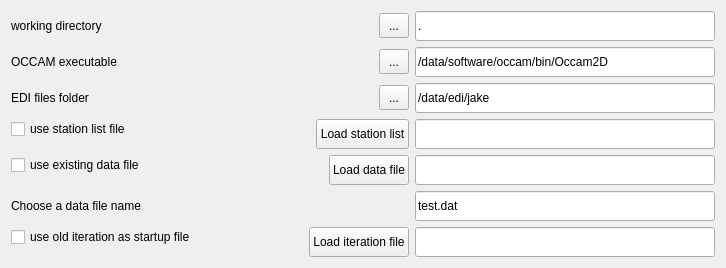
  <widget class="QWidget" name="">
   <property name="geometry">
    <rect>
     <x>142</x>
     <y>26</y>
     <width>726</width>
     <height>262</height>
    </rect>
   </property>
   <layout class="QFormLayout" name="formLayout_9">
    <item row="0" column="0">
     <layout class="QHBoxLayout" name="horizontalLayout_8">
      <item>
       <widget class="QLabel" name="label_2">
        <property name="sizePolicy">
         <sizepolicy hsizetype="Preferred" vsizetype="MinimumExpanding">
          <horstretch>0</horstretch>
          <verstretch>0</verstretch>
         </sizepolicy>
        </property>
        <property name="text">
         <string>working directory</string>
        </property>
       </widget>
      </item>
      <item>
       <spacer name="horizontalSpacer_40">
        <property name="orientation">
         <enum>Qt::Horizontal</enum>
        </property>
        <property name="sizeHint" stdset="0">
         <size>
          <width>40</width>
          <height>20</height>
         </size>
        </property>
       </spacer>
      </item>
     </layout>
    </item>
    <item row="0" column="1">
     <layout class="QHBoxLayout" name="horizontalLayout">
      <item>
       <spacer name="horizontalSpacer_5">
        <property name="orientation">
         <enum>Qt::Horizontal</enum>
        </property>
        <property name="sizeHint" stdset="0">
         <size>
          <width>40</width>
          <height>20</height>
         </size>
        </property>
       </spacer>
      </item>
      <item>
       <widget class="QToolButton" name="button_browse_wd">
        <property name="sizePolicy">
         <sizepolicy hsizetype="Fixed" vsizetype="Fixed">
          <horstretch>0</horstretch>
          <verstretch>0</verstretch>
         </sizepolicy>
        </property>
        <property name="minimumSize">
         <size>
          <width>30</width>
          <height>25</height>
         </size>
        </property>
        <property name="maximumSize">
         <size>
          <width>30</width>
          <height>25</height>
         </size>
        </property>
        <property name="text">
         <string>...</string>
        </property>
       </widget>
      </item>
      <item>
       <widget class="QLineEdit" name="lineEdit_browse_wd">
        <property name="minimumSize">
         <size>
          <width>300</width>
          <height>30</height>
         </size>
        </property>
        <property name="maximumSize">
         <size>
          <width>500</width>
          <height>30</height>
         </size>
        </property>
        <property name="text">
         <string>.</string>
        </property>
       </widget>
      </item>
     </layout>
    </item>
    <item row="1" column="0">
     <layout class="QHBoxLayout" name="horizontalLayout_9">
      <item>
       <widget class="QLabel" name="label_5">
        <property name="text">
         <string>OCCAM executable</string>
        </property>
       </widget>
      </item>
      <item>
       <spacer name="horizontalSpacer_41">
        <property name="orientation">
         <enum>Qt::Horizontal</enum>
        </property>
        <property name="sizeHint" stdset="0">
         <size>
          <width>40</width>
          <height>20</height>
         </size>
        </property>
       </spacer>
      </item>
     </layout>
    </item>
    <item row="1" column="1">
     <layout class="QHBoxLayout" name="horizontalLayout_2">
      <item>
       <spacer name="horizontalSpacer_3">
        <property name="orientation">
         <enum>Qt::Horizontal</enum>
        </property>
        <property name="sizeHint" stdset="0">
         <size>
          <width>40</width>
          <height>20</height>
         </size>
        </property>
       </spacer>
      </item>
      <item>
       <widget class="QToolButton" name="button_browse_occam">
        <property name="sizePolicy">
         <sizepolicy hsizetype="Fixed" vsizetype="Fixed">
          <horstretch>0</horstretch>
          <verstretch>0</verstretch>
         </sizepolicy>
        </property>
        <property name="minimumSize">
         <size>
          <width>30</width>
          <height>25</height>
         </size>
        </property>
        <property name="maximumSize">
         <size>
          <width>30</width>
          <height>25</height>
         </size>
        </property>
        <property name="text">
         <string>...</string>
        </property>
       </widget>
      </item>
      <item>
       <widget class="QLineEdit" name="lineEdit_browse_occam">
        <property name="minimumSize">
         <size>
          <width>300</width>
          <height>30</height>
         </size>
        </property>
        <property name="maximumSize">
         <size>
          <width>500</width>
          <height>30</height>
         </size>
        </property>
        <property name="text">
         <string>/data/software/occam/bin/Occam2D</string>
        </property>
       </widget>
      </item>
     </layout>
    </item>
    <item row="2" column="0">
     <layout class="QHBoxLayout" name="horizontalLayout_10">
      <item>
       <widget class="QLabel" name="label_28">
        <property name="sizePolicy">
         <sizepolicy hsizetype="Preferred" vsizetype="MinimumExpanding">
          <horstretch>0</horstretch>
          <verstretch>0</verstretch>
         </sizepolicy>
        </property>
        <property name="text">
         <string>EDI files folder</string>
        </property>
       </widget>
      </item>
      <item>
       <spacer name="horizontalSpacer_42">
        <property name="orientation">
         <enum>Qt::Horizontal</enum>
        </property>
        <property name="sizeHint" stdset="0">
         <size>
          <width>40</width>
          <height>20</height>
         </size>
        </property>
       </spacer>
      </item>
     </layout>
    </item>
    <item row="2" column="1">
     <layout class="QHBoxLayout" name="horizontalLayout_3">
      <item>
       <spacer name="horizontalSpacer_10">
        <property name="orientation">
         <enum>Qt::Horizontal</enum>
        </property>
        <property name="sizeHint" stdset="0">
         <size>
          <width>40</width>
          <height>20</height>
         </size>
        </property>
       </spacer>
      </item>
      <item>
       <widget class="QToolButton" name="button_browse_edis">
        <property name="sizePolicy">
         <sizepolicy hsizetype="Fixed" vsizetype="Fixed">
          <horstretch>0</horstretch>
          <verstretch>0</verstretch>
         </sizepolicy>
        </property>
        <property name="minimumSize">
         <size>
          <width>30</width>
          <height>25</height>
         </size>
        </property>
        <property name="maximumSize">
         <size>
          <width>30</width>
          <height>25</height>
         </size>
        </property>
        <property name="text">
         <string>...</string>
        </property>
       </widget>
      </item>
      <item>
       <widget class="QLineEdit" name="lineEdit_browse_edis">
        <property name="minimumSize">
         <size>
          <width>300</width>
          <height>30</height>
         </size>
        </property>
        <property name="maximumSize">
         <size>
          <width>500</width>
          <height>30</height>
         </size>
        </property>
        <property name="text">
         <string>/data/edi/jake</string>
        </property>
       </widget>
      </item>
     </layout>
    </item>
    <item row="3" column="0">
     <layout class="QHBoxLayout" name="horizontalLayout_11">
      <item>
       <widget class="QCheckBox" name="checkBox_usestationlist">
        <property name="text">
         <string>use station list file</string>
        </property>
       </widget>
      </item>
      <item>
       <spacer name="horizontalSpacer_43">
        <property name="orientation">
         <enum>Qt::Horizontal</enum>
        </property>
        <property name="sizeHint" stdset="0">
         <size>
          <width>40</width>
          <height>20</height>
         </size>
        </property>
       </spacer>
      </item>
     </layout>
    </item>
    <item row="3" column="1">
     <layout class="QHBoxLayout" name="horizontalLayout_4">
      <item>
       <spacer name="horizontalSpacer_48">
        <property name="orientation">
         <enum>Qt::Horizontal</enum>
        </property>
        <property name="sizeHint" stdset="0">
         <size>
          <width>40</width>
          <height>20</height>
         </size>
        </property>
       </spacer>
      </item>
      <item>
       <widget class="QPushButton" name="pushButton_loadstations">
        <property name="sizePolicy">
         <sizepolicy hsizetype="Minimum" vsizetype="MinimumExpanding">
          <horstretch>0</horstretch>
          <verstretch>0</verstretch>
         </sizepolicy>
        </property>
        <property name="minimumSize">
         <size>
          <width>0</width>
          <height>25</height>
         </size>
        </property>
        <property name="maximumSize">
         <size>
          <width>3000</width>
          <height>30</height>
         </size>
        </property>
        <property name="text">
         <string>Load station list</string>
        </property>
        <property name="autoDefault">
         <bool>true</bool>
        </property>
       </widget>
      </item>
      <item>
       <widget class="QLineEdit" name="lineEdit_browse_stations">
        <property name="sizePolicy">
         <sizepolicy hsizetype="MinimumExpanding" vsizetype="Fixed">
          <horstretch>0</horstretch>
          <verstretch>0</verstretch>
         </sizepolicy>
        </property>
        <property name="minimumSize">
         <size>
          <width>300</width>
          <height>30</height>
         </size>
        </property>
        <property name="maximumSize">
         <size>
          <width>500</width>
          <height>30</height>
         </size>
        </property>
       </widget>
      </item>
     </layout>
    </item>
    <item row="4" column="0">
     <layout class="QHBoxLayout" name="horizontalLayout_12">
      <item>
       <widget class="QCheckBox" name="checkBox_usedatafile">
        <property name="text">
         <string>use existing data file</string>
        </property>
       </widget>
      </item>
      <item>
       <spacer name="horizontalSpacer_44">
        <property name="orientation">
         <enum>Qt::Horizontal</enum>
        </property>
        <property name="sizeHint" stdset="0">
         <size>
          <width>40</width>
          <height>20</height>
         </size>
        </property>
       </spacer>
      </item>
     </layout>
    </item>
    <item row="4" column="1">
     <layout class="QHBoxLayout" name="horizontalLayout_5">
      <item>
       <spacer name="horizontalSpacer_47">
        <property name="orientation">
         <enum>Qt::Horizontal</enum>
        </property>
        <property name="sizeHint" stdset="0">
         <size>
          <width>40</width>
          <height>20</height>
         </size>
        </property>
       </spacer>
      </item>
      <item>
       <widget class="QPushButton" name="pushButton_loaddatafile">
        <property name="sizePolicy">
         <sizepolicy hsizetype="Minimum" vsizetype="MinimumExpanding">
          <horstretch>0</horstretch>
          <verstretch>0</verstretch>
         </sizepolicy>
        </property>
        <property name="minimumSize">
         <size>
          <width>0</width>
          <height>25</height>
         </size>
        </property>
        <property name="maximumSize">
         <size>
          <width>16777215</width>
          <height>30</height>
         </size>
        </property>
        <property name="text">
         <string>Load data file</string>
        </property>
        <property name="autoDefault">
         <bool>true</bool>
        </property>
       </widget>
      </item>
      <item>
       <widget class="QLineEdit" name="lineEdit_browse_datafile">
        <property name="sizePolicy">
         <sizepolicy hsizetype="MinimumExpanding" vsizetype="Fixed">
          <horstretch>0</horstretch>
          <verstretch>0</verstretch>
         </sizepolicy>
        </property>
        <property name="minimumSize">
         <size>
          <width>300</width>
          <height>30</height>
         </size>
        </property>
        <property name="maximumSize">
         <size>
          <width>500</width>
          <height>30</height>
         </size>
        </property>
       </widget>
      </item>
     </layout>
    </item>
    <item row="5" column="0">
     <layout class="QHBoxLayout" name="horizontalLayout_13">
      <item>
       <widget class="QLabel" name="label_3">
        <property name="text">
         <string>Choose a data file name</string>
        </property>
       </widget>
      </item>
      <item>
       <spacer name="horizontalSpacer_46">
        <property name="orientation">
         <enum>Qt::Horizontal</enum>
        </property>
        <property name="sizeHint" stdset="0">
         <size>
          <width>40</width>
          <height>20</height>
         </size>
        </property>
       </spacer>
      </item>
     </layout>
    </item>
    <item row="5" column="1">
     <layout class="QHBoxLayout" name="horizontalLayout_6">
      <item>
       <spacer name="horizontalSpacer_50">
        <property name="orientation">
         <enum>Qt::Horizontal</enum>
        </property>
        <property name="sizeHint" stdset="0">
         <size>
          <width>40</width>
          <height>20</height>
         </size>
        </property>
       </spacer>
      </item>
      <item>
       <widget class="QLineEdit" name="lineEdit_datafilename">
        <property name="sizePolicy">
         <sizepolicy hsizetype="MinimumExpanding" vsizetype="MinimumExpanding">
          <horstretch>0</horstretch>
          <verstretch>0</verstretch>
         </sizepolicy>
        </property>
        <property name="minimumSize">
         <size>
          <width>300</width>
          <height>30</height>
         </size>
        </property>
        <property name="maximumSize">
         <size>
          <width>500</width>
          <height>30</height>
         </size>
        </property>
        <property name="text">
         <string>test.dat</string>
        </property>
       </widget>
      </item>
     </layout>
    </item>
    <item row="6" column="0">
     <layout class="QHBoxLayout" name="horizontalLayout_14">
      <item>
       <widget class="QCheckBox" name="checkBox_usestartupfile">
        <property name="text">
         <string>use old iteration as startup file</string>
        </property>
       </widget>
      </item>
      <item>
       <spacer name="horizontalSpacer_7">
        <property name="orientation">
         <enum>Qt::Horizontal</enum>
        </property>
        <property name="sizeHint" stdset="0">
         <size>
          <width>40</width>
          <height>20</height>
         </size>
        </property>
       </spacer>
      </item>
     </layout>
    </item>
    <item row="6" column="1">
     <layout class="QHBoxLayout" name="horizontalLayout_7">
      <item>
       <spacer name="horizontalSpacer_49">
        <property name="orientation">
         <enum>Qt::Horizontal</enum>
        </property>
        <property name="sizeHint" stdset="0">
         <size>
          <width>40</width>
          <height>20</height>
         </size>
        </property>
       </spacer>
      </item>
      <item>
       <widget class="QPushButton" name="pushButton_loadstartupfile">
        <property name="sizePolicy">
         <sizepolicy hsizetype="Minimum" vsizetype="MinimumExpanding">
          <horstretch>0</horstretch>
          <verstretch>0</verstretch>
         </sizepolicy>
        </property>
        <property name="minimumSize">
         <size>
          <width>0</width>
          <height>25</height>
         </size>
        </property>
        <property name="maximumSize">
         <size>
          <width>16777215</width>
          <height>30</height>
         </size>
        </property>
        <property name="text">
         <string>Load iteration file</string>
        </property>
        <property name="autoDefault">
         <bool>true</bool>
        </property>
       </widget>
      </item>
      <item>
       <widget class="QLineEdit" name="lineEdit_browse_startupfile">
        <property name="sizePolicy">
         <sizepolicy hsizetype="MinimumExpanding" vsizetype="Fixed">
          <horstretch>0</horstretch>
          <verstretch>0</verstretch>
         </sizepolicy>
        </property>
        <property name="minimumSize">
         <size>
          <width>300</width>
          <height>30</height>
         </size>
        </property>
        <property name="maximumSize">
         <size>
          <width>500</width>
          <height>30</height>
         </size>
        </property>
       </widget>
      </item>
     </layout>
    </item>
   </layout>
  </widget>
